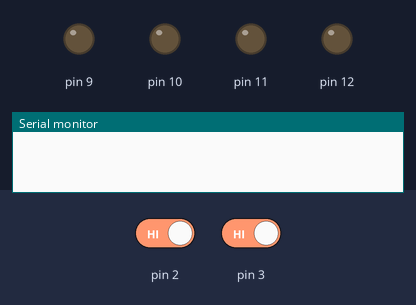
The sketch below on a simulated Arduino Uno, built with avr-gcc and run on an emulated ATmega328P. On the bench: output pins drawn as LEDs (lit = HIGH), the last lines printed to the serial monitor. The inputs (shaded band) are chosen by the test bench; at power-on: pin 2 HIGH, pin 3 HIGH.

Above: at 1.2 s.
1.3 s: pin 2 driven LOW
At 2.3 s:
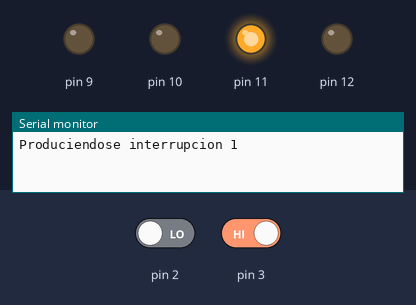
2.8 s: pin 3 driven LOW
At 3.4 s:
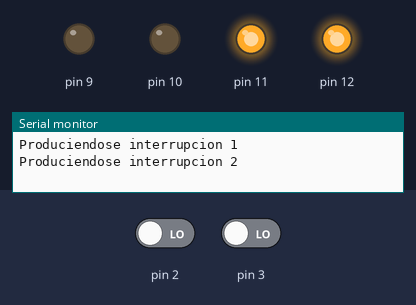
Timing chart, 0 to 5.8 s (numbered marks = the images above; inputs shaded):
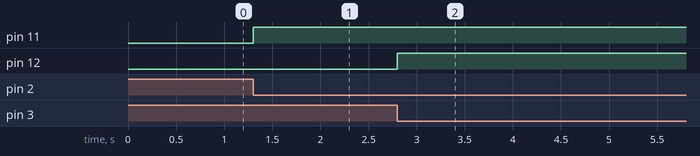

The sketch:

Prueba_pulsadores_led.ino
```cpp
long t_ini=0;

void setup() {
 Serial.begin(9600);
 pinMode(0,INPUT);
 pinMode(9,OUTPUT);
 pinMode(1,INPUT);
 pinMode(10,OUTPUT);
 pinMode(2,INPUT);
 pinMode(11,OUTPUT);
 pinMode(3,INPUT);
 pinMode(12,OUTPUT);

 //Configuracion del pin de interrupcion para flanco de bajada
 attachInterrupt(digitalPinToInterrupt(0),Boton_ISR_1,FALLING);
 attachInterrupt(digitalPinToInterrupt(1),Boton_ISR_2,FALLING);
  attachInterrupt(digitalPinToInterrupt(2),Boton_ISR_3,FALLING);
 attachInterrupt(digitalPinToInterrupt(3),Boton_ISR_4,FALLING);

}

void loop() {
  // put your main code here, to run repeatedly:

}

void  Boton_ISR_1(){
 if(millis()-t_ini>200){
    Serial.println("Produciendose interrupcion 1");
    t_ini=millis();
    digitalWrite(9,HIGH);
  }

  }

  void  Boton_ISR_2(){
 if(millis()-t_ini>200){
    Serial.println("Produciendose interrupcion 2");
    t_ini=millis();
    digitalWrite(10,HIGH);
  }

  }

  void  Boton_ISR_3(){
 if(millis()-t_ini>200){
    Serial.println("Produciendose interrupcion 1");
    t_ini=millis();
    digitalWrite(11,HIGH);
  }

  }

  void  Boton_ISR_4(){
 if(millis()-t_ini>200){
    Serial.println("Produciendose interrupcion 2");
    t_ini=millis();
    digitalWrite(12,HIGH);
  }

  }
```

Measured:
- after the input at 1.3 s, pin 11: LOW → HIGH at once
- after the input at 2.8 s, pin 12: LOW → HIGH at once
